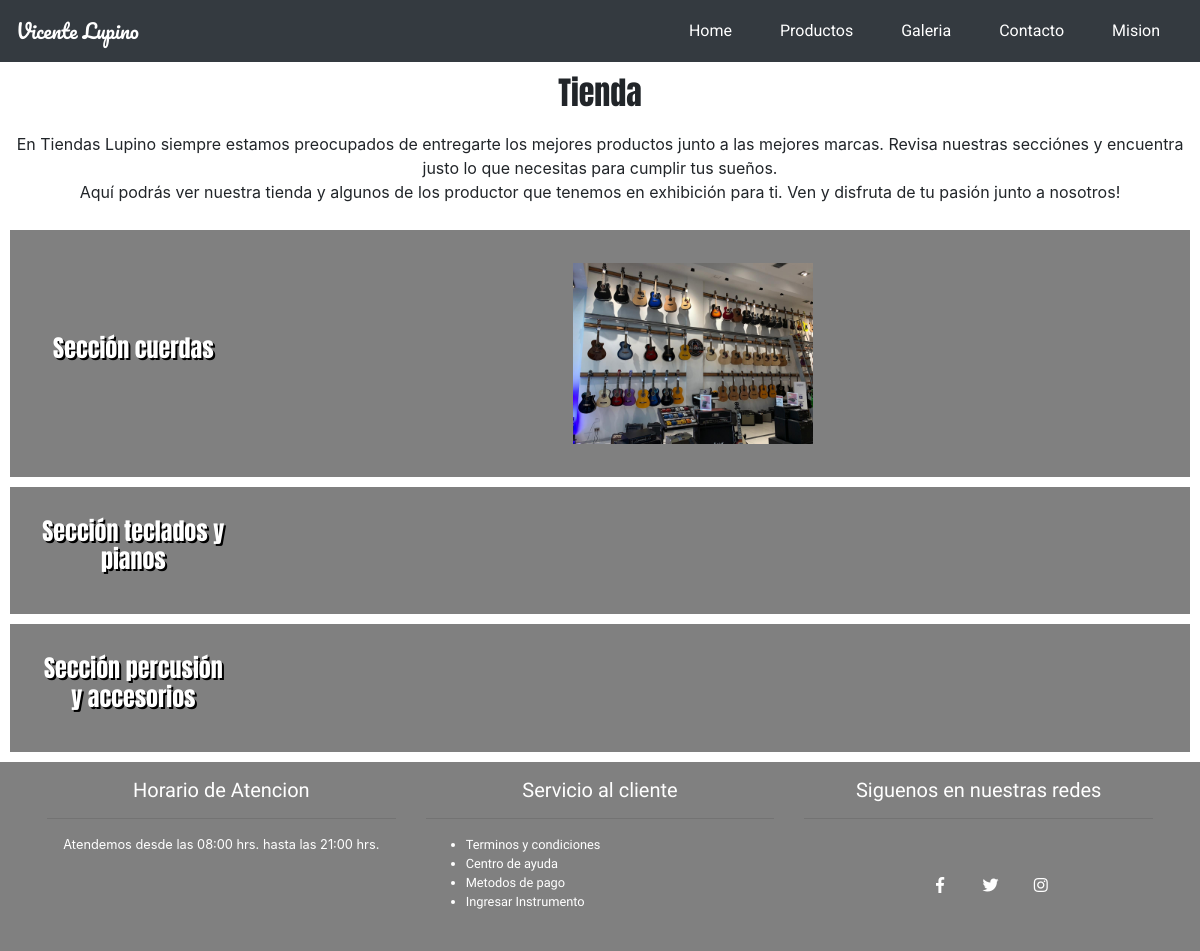
/galeria/, run on an earlier commit of the app's database.
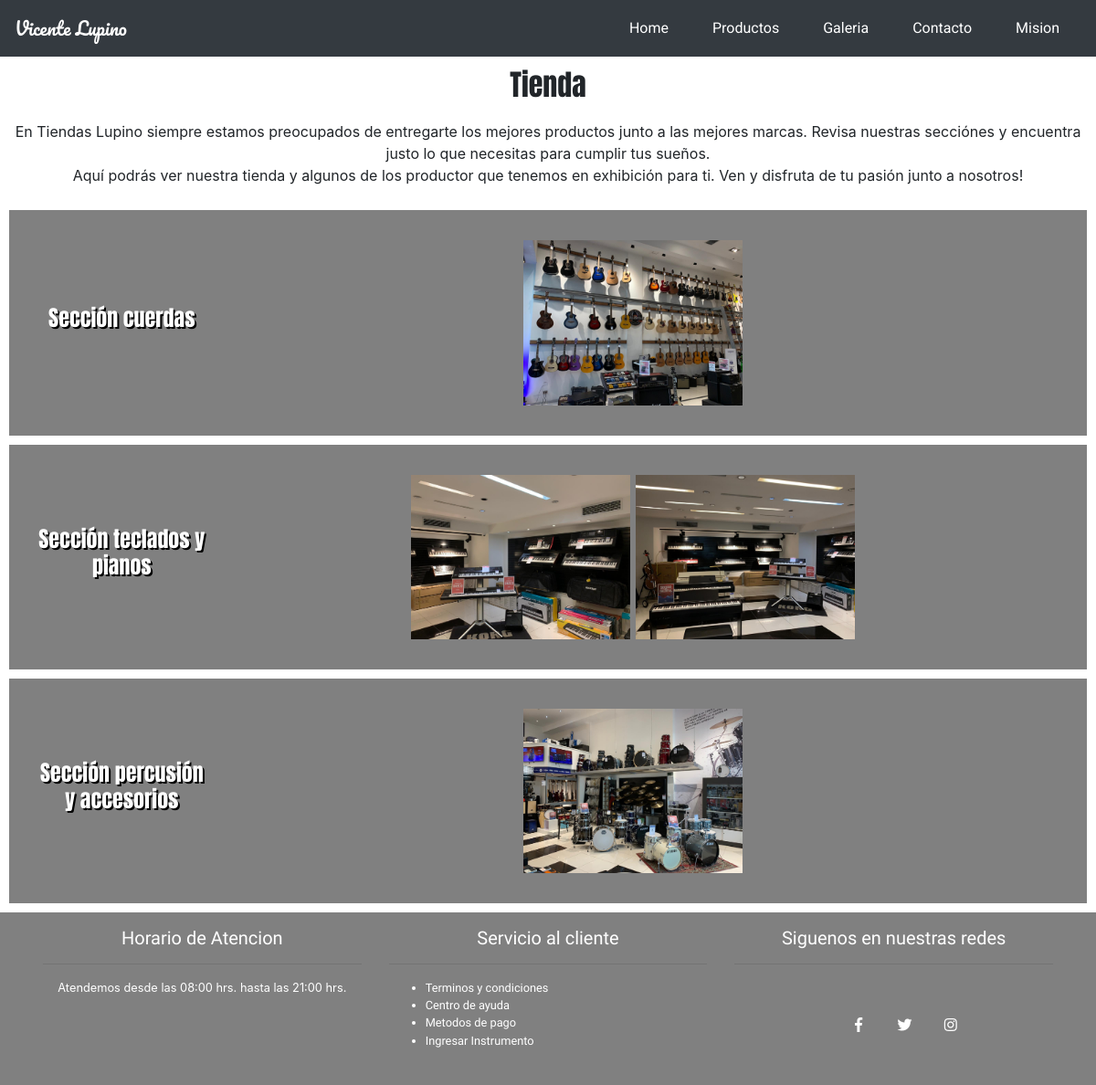
And on a later commit of the database.
### core/models.py (models this page shows, shortened)
class GaleriaCuerda(models.Model):
    imagen= models.ImageField(null=True, blank=True)
    nombre = models.CharField(max_length=80)

class GaleriaTeclado(models.Model):
    imagen= models.ImageField(null=True, blank=True)
    nombre = models.CharField(max_length=80)

class GaleriaPercusion(models.Model):
    imagen= models.ImageField(null=True, blank=True)
    nombre = models.CharField(max_length=80)

### core/views.py (the view)
# urls.py: path('galeria/', galeria, name="galeria"),
def galeria(request):
    data = {
        'galeriaCuerda': GaleriaCuerda.objects.all(), # se traen las imagenes desde slqite
        'galeriaPercucion': GaleriaPercusion.objects.all(),
        'galeriaTeclado': GaleriaTeclado.objects.all()
    }
    return render(request,'core/galeria.html', data)

### core/templates/core/galeria.html (shortened to what this page needs)
{% extends 'core/base.html'%}
{% load static %}
	{% block css %}
    <link rel="stylesheet" href="{% static 'core/css/fresco.css'%}">
    {% endblock %}
    {%block contenido%}
    <section class="tienda">
		<div class="container-fluid text-center">
			<div class="row">
				<div class="col-lg-12 my-5 pb-5">
					<h1>Tienda</h1>
				</div>
			</div>
		</div>
		<div class="parrafo-tienda">
			<div class="row">
					<p>En Tiendas Lupino siempre estamos preocupados de
						entregarte los mejores productos junto a las mejores
						marcas. Revisa nuestras secciónes y encuentra justo
					lo que necesitas para cumplir tus sueños. <br>
					Aquí podrás ver nuestra tienda y algunos de los
						productor que tenemos en exhibición para ti.
						Ven y disfruta de tu pasión junto a nosotros!
					</p>
			</div>
		</div>
		<div class=" row row-fila-galeria-tienda">
			<div class="titulo-galeria-tienda col-md-12 col-lg-2">
					<h4>Sección cuerdas</h4>
			</div>
			<div class="contenedor-galeria-tienda col-md-12 col-lg-10">
					{% for c in galeriaCuerda%}
					{% if c.imagen %}
					<a href="{{c.imagen.url}}" class="fresco" data-fresco-group="galeria1">
							<img src={{c.imagen.url}} alt="">
					</a>
					{% endif%}
					{% endfor%}
				</div>
		</div>
		<div class=" row row-fila-galeria-tienda">
			<div class="titulo-galeria-tienda col-md-12 col-lg-2">
					<h4>Sección teclados y pianos</h4>
			</div>
			<div class="contenedor-galeria-tienda col-md-12 col-lg-10">
					{% for t in galeriaTeclado%}
					{% if t.imagen %}
					<a href="{{p.imagen.url}}" class="fresco" data-fresco-group="galeria1">
							<img src={{t.imagen.url}} alt="">
					</a>
					{% endif%}
					{% endfor%}
				</div>
		</div>
		<div class=" row row-fila-galeria-tienda">
			<div class="titulo-galeria-tienda col-md-12 col-lg-2">
					<h4>Sección percusión y accesorios</h4>
			</div>
			<div class="contenedor-galeria-tienda col-md-12 col-lg-10">
					{% for p in galeriaPercucion%}
					{% if p.imagen %}
					<a href="{{p.imagen.url}}" class="fresco" data-fresco-group="galeria1">
							<img src={{p.imagen.url}} alt="">
					</a>
					{% endif%}
					{% endfor%}
				</div>
		</div>
	</section>
    {% endblock%}

### core/templates/core/base.html (shortened to what this page needs)
<!DOCTYPE html>
<html lang="en">
<head>
	{% load static %}
	<link rel="stylesheet" href="https://stackpath.bootstrapcdn.com/bootstrap/4.1.3/css/bootstrap.min.css"
>
	<link rel="stylesheet" href="https://use.fontawesome.com/releases/v5.6.3/css/all.css"
>
	{% block css %}{% endblock %}
	<link rel="stylesheet" href="{% static 'core/css/estilo.css' %}">
</head>
<body>
	<nav class="navbar navbar-expand-lg navbar-dark bg-dark fixed-top">
		<a href="{% url 'home' %}" class="navbar-brand">Vicente Lupino</a>
		<div class="collapse navbar-collapse" id="navbar-lupino">
			<ul class="navbar-nav ml-auto links-navbar">
				<li class="nav-item">
					<a class="nav-link text-white" href="{% url 'home' %}">Home</a>
				</li>
				<li class="nav-item">
					<a class="nav-link text-white" href="{% url 'productos' %}">Productos</a>
				</li>
				<li class="nav-item">
					<a class="nav-link text-white" href="{% url 'galeria' %}">Galeria</a>
				</li>
				<li class="nav-item">
					<a class="nav-link text-white" href="{% url 'contacto' %}">Contacto</a>
				</li>
				<li class="nav-item">
					<a class="nav-link text-white" href="{% url 'mision_vision' %}">Mision</a>
				</li>
			</ul>
		</div>
	</nav>
	{%block contenido%}{%endblock%}
	<footer>
		<div class="container-fluid footer-lupino">
			<div class="row">
			<div class="col-lg-4">
				<h1>Horario de Atencion</h1>
				<hr>
				<p>Atendemos desde las 08:00 hrs. hasta las 21:00 hrs.</p>
			</div>
			<div class="col-lg-4" id="servicio-al-cliente">
				<h1>Servicio al cliente</h1>
				<hr>
				<ul>
					<li>Terminos y condiciones</li>
					<li>Centro de ayuda</li>
					<li>Metodos de pago</li>
					<li><a href="{% url 'agregar_instrumento' %}" target="_blank">Ingresar Instrumento</a></li>
				</ul>
			</div>
			<div class="col-lg-4">
				<h1>Siguenos en nuestras redes</h1>
				<hr>
				<div class="row container-fluid" id="redes-sociales">
				<div id="fb-icon"><i class="fab fa-facebook-f col-4"></i></div>
				<div id="twitter-icon"><i class="fab fa-twitter col-4"></i></div>
				<div id="ig-icon"><i class="fab fa-instagram col-4"></i></div>
				</div>
			</div>
		</div>
		</div>
	</footer>
</body>
</html>

### core/static/core/css/estilo.css (style rules this page uses)
body { margin: 0; padding:0; }
nav { z-index:5000000; }
nav a { font-family: 'Pacifico', cursive; }
.nav-item { margin:.4em 1em; }
.nav-link { position:relative; display:block; text-decoration: none; text-align:center; padding:.3em 2em; font-size:1em; font-family: 'Roboto', sans-serif; }
.nav-link:before { content:""; position:absolute; top:0; left:0; width:100%; border-top:2px solid white; z-index:1; transform: scaleX(0); transform-origin: right; transition:0.5s; }
.nav-link:after { content: ""; position:absolute; bottom:0; left:0px; width:100%; border-bottom:2px solid white; z-index:1; transform:scaleX(0); transform-origin:left; transition:0.5s; }
#servicio-al-cliente { display: block; }
footer { background-color:grey; padding:1em 2em; width:100%; }
footer a { color:white; }
footer > .footer-lupino { background-color:grey; }
footer > .footer-lupino > .row > .col-lg-4 > h1 { font-size:20px; font-family: 'Source Sans Pro', sans-serif; color:white; text-align: center; }
footer > .footer-lupino > .row > .col-lg-4 > p { font-size:.8em; color:white; text-align: center; }
footer > .footer-lupino > .row > .col-lg-4 > ul > li { font-size:.8em; font-family: 'Source Sans Pro', sans-serif; color:white; }
#redes-sociales { width:100%; height:100px; color:white; margin-left:.7em; display:flex; align-items: center; justify-content: center; }
#fb-icon { width:2.2em; height:2.2em; border-radius:50%; margin:0em .5em; transition-property:transform, background; transition-duration: 1s; display:flex; align-items: center; }
#twitter-icon { width:2.2em; height:2.2em; border-radius:50%; transition-property:transform, background; transition-duration: 1s; margin:0em .5em; display:flex; align-items: center; }
#ig-icon { width:2.2em; height:2.2em; text-align: center; border-radius: 50%; transition-property:transform, background; transition-duration: 1s; margin:0em .5em; display:flex; align-items: center; }
#twitter-icon i { margin-left:-.3em; }
#ig-icon i { margin-left:-.3em; }
.tienda > .container-fluid { margin-top:10px; margin-left:0; }
.tienda > .container-fluid > .row h1 { font-size:2em; font-family: 'Anton', sans-serif; padding:.5em 0em; }
.parrafo-tienda { display: flex; text-align: center; justify-content: center; padding-left: 30px; padding-right: 30px; margin-top: -100px }
.row-fila-galeria-tienda { display: flex; justify-content: center; align-items: center; padding: 30px; margin: 10px; background-color: grey; }
.titulo-galeria-tienda { display: flex; margin: 0; padding: 0; align-items: center; justify-content: center; }
.titulo-galeria-tienda > h4 { font-family: 'Anton', sans-serif; color: white; margin-bottom: 10px; padding: 0; text-align: center; text-shadow: 2px 2px black; }
.contenedor-galeria-tienda { display: flex; flex-wrap: wrap; justify-content: center; }
.contenedor-galeria-tienda > a > img { width: 240px; margin: 3px; text-align: center; transition: all 0.5s; }

What changed in the data, as far as the page shows it:
added GaleriaTeclado: imagen (picture)
added GaleriaTeclado: imagen (picture)
added GaleriaPercusion: imagen (picture)
